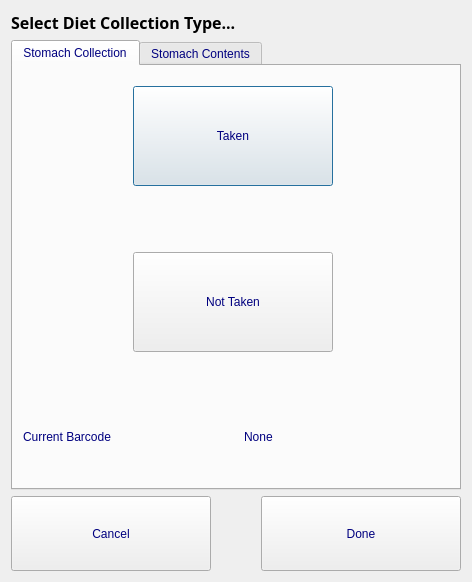
<?xml version="1.0" encoding="UTF-8"?>
<ui version="4.0">
 <class>Dialog</class>
 <widget class="QDialog" name="Dialog">
  <property name="geometry">
   <rect>
    <x>0</x>
    <y>0</y>
    <width>468</width>
    <height>579</height>
   </rect>
  </property>
  <property name="sizePolicy">
   <sizepolicy hsizetype="Expanding" vsizetype="Expanding">
    <horstretch>0</horstretch>
    <verstretch>0</verstretch>
   </sizepolicy>
  </property>
  <property name="windowTitle">
   <string>Stomachs</string>
  </property>
  <layout class="QVBoxLayout" name="verticalLayout_2">
   <item>
    <widget class="QLabel" name="label_2">
     <property name="font">
      <font>
       <family>Arial Black</family>
       <pointsize>12</pointsize>
       <weight>75</weight>
       <bold>true</bold>
      </font>
     </property>
     <property name="text">
      <string>Select Diet Collection Type...</string>
     </property>
    </widget>
   </item>
   <item>
    <widget class="QTabWidget" name="tw_stom_type">
     <property name="minimumSize">
      <size>
       <width>450</width>
       <height>450</height>
      </size>
     </property>
     <property name="maximumSize">
      <size>
       <width>450</width>
       <height>450</height>
      </size>
     </property>
     <property name="styleSheet">
      <string notr="true">color: rgb(0, 0, 127);
        font: 12pt &quot;Arial Black&quot;;</string>
     </property>
     <property name="currentIndex">
      <number>0</number>
     </property>
     <widget class="QWidget" name="collect">
      <attribute name="title">
       <string>Stomach Collection</string>
      </attribute>
      <widget class="QWidget" name="verticalLayoutWidget">
       <property name="geometry">
        <rect>
         <x>10</x>
         <y>20</y>
         <width>421</width>
         <height>371</height>
        </rect>
       </property>
       <layout class="QVBoxLayout" name="verticalLayout">
        <item alignment="Qt::AlignHCenter">
         <widget class="QPushButton" name="pb_taken">
          <property name="sizePolicy">
           <sizepolicy hsizetype="Minimum" vsizetype="Fixed">
            <horstretch>0</horstretch>
            <verstretch>0</verstretch>
           </sizepolicy>
          </property>
          <property name="minimumSize">
           <size>
            <width>200</width>
            <height>100</height>
           </size>
          </property>
          <property name="maximumSize">
           <size>
            <width>200</width>
            <height>100</height>
           </size>
          </property>
          <property name="text">
           <string>Taken</string>
          </property>
         </widget>
        </item>
        <item>
         <spacer name="verticalSpacer">
          <property name="sizePolicy">
           <sizepolicy hsizetype="Minimum" vsizetype="Fixed">
            <horstretch>0</horstretch>
            <verstretch>0</verstretch>
           </sizepolicy>
          </property>
          <property name="orientation">
           <enum>Qt::Vertical</enum>
          </property>
          <property name="sizeHint" stdset="0">
           <size>
            <width>20</width>
            <height>40</height>
           </size>
          </property>
         </spacer>
        </item>
        <item alignment="Qt::AlignHCenter">
         <widget class="QPushButton" name="pb_not_taken">
          <property name="sizePolicy">
           <sizepolicy hsizetype="Minimum" vsizetype="Fixed">
            <horstretch>0</horstretch>
            <verstretch>0</verstretch>
           </sizepolicy>
          </property>
          <property name="minimumSize">
           <size>
            <width>200</width>
            <height>100</height>
           </size>
          </property>
          <property name="maximumSize">
           <size>
            <width>200</width>
            <height>100</height>
           </size>
          </property>
          <property name="text">
           <string>Not Taken</string>
          </property>
         </widget>
        </item>
        <item>
         <spacer name="verticalSpacer_2">
          <property name="orientation">
           <enum>Qt::Vertical</enum>
          </property>
          <property name="sizeHint" stdset="0">
           <size>
            <width>20</width>
            <height>40</height>
           </size>
          </property>
         </spacer>
        </item>
        <item>
         <layout class="QHBoxLayout" name="horizontalLayout">
          <item>
           <widget class="QLabel" name="label_4">
            <property name="sizePolicy">
             <sizepolicy hsizetype="Expanding" vsizetype="Expanding">
              <horstretch>0</horstretch>
              <verstretch>0</verstretch>
             </sizepolicy>
            </property>
            <property name="minimumSize">
             <size>
              <width>150</width>
              <height>40</height>
             </size>
            </property>
            <property name="maximumSize">
             <size>
              <width>150</width>
              <height>40</height>
             </size>
            </property>
            <property name="styleSheet">
             <string notr="true">font: 10pt &quot;Arial Black&quot;;</string>
            </property>
            <property name="text">
             <string>Current Barcode</string>
            </property>
           </widget>
          </item>
          <item>
           <spacer name="horizontalSpacer">
            <property name="orientation">
             <enum>Qt::Horizontal</enum>
            </property>
            <property name="sizeHint" stdset="0">
             <size>
              <width>15</width>
              <height>20</height>
             </size>
            </property>
           </spacer>
          </item>
          <item>
           <widget class="QLabel" name="l_cur_code">
            <property name="sizePolicy">
             <sizepolicy hsizetype="Expanding" vsizetype="Expanding">
              <horstretch>0</horstretch>
              <verstretch>0</verstretch>
             </sizepolicy>
            </property>
            <property name="minimumSize">
             <size>
              <width>200</width>
              <height>20</height>
             </size>
            </property>
            <property name="maximumSize">
             <size>
              <width>200</width>
              <height>20</height>
             </size>
            </property>
            <property name="styleSheet">
             <string notr="true">font: 10pt &quot;Arial Black&quot;;</string>
            </property>
            <property name="text">
             <string>None</string>
            </property>
           </widget>
          </item>
         </layout>
        </item>
       </layout>
      </widget>
     </widget>
     <widget class="QWidget" name="contents">
      <attribute name="title">
       <string>Stomach Contents</string>
      </attribute>
      <widget class="QPushButton" name="pb_not_taken_2">
       <property name="geometry">
        <rect>
         <x>20</x>
         <y>10</y>
         <width>391</width>
         <height>61</height>
        </rect>
       </property>
       <property name="text">
        <string>Can't be sampled</string>
       </property>
      </widget>
      <widget class="QLabel" name="label">
       <property name="geometry">
        <rect>
         <x>305</x>
         <y>180</y>
         <width>51</width>
         <height>21</height>
        </rect>
       </property>
       <property name="styleSheet">
        <string notr="true">font: 8pt &quot;Arial Black&quot;;</string>
       </property>
       <property name="text">
        <string>Volume</string>
       </property>
      </widget>
      <widget class="QWidget" name="layoutWidget">
       <property name="geometry">
        <rect>
         <x>40</x>
         <y>200</y>
         <width>337</width>
         <height>152</height>
        </rect>
       </property>
       <layout class="QGridLayout" name="gridLayout">
        <property name="spacing">
         <number>0</number>
        </property>
        <item row="0" column="3">
         <widget class="QPushButton" name="pb_code_1">
          <property name="enabled">
           <bool>true</bool>
          </property>
          <property name="minimumSize">
           <size>
            <width>10</width>
            <height>30</height>
           </size>
          </property>
          <property name="maximumSize">
           <size>
            <width>10</width>
            <height>30</height>
           </size>
          </property>
          <property name="styleSheet">
           <string notr="true">background-color: rgb(255, 255, 255);</string>
          </property>
          <property name="text">
           <string>sp_code</string>
          </property>
         </widget>
        </item>
        <item row="1" column="0">
         <widget class="QPushButton" name="pb_sp_2">
          <property name="minimumSize">
           <size>
            <width>250</width>
            <height>50</height>
           </size>
          </property>
          <property name="maximumSize">
           <size>
            <width>250</width>
            <height>50</height>
           </size>
          </property>
          <property name="text">
           <string>Species 2</string>
          </property>
         </widget>
        </item>
        <item row="0" column="0">
         <widget class="QPushButton" name="pb_sp_1">
          <property name="minimumSize">
           <size>
            <width>250</width>
            <height>50</height>
           </size>
          </property>
          <property name="maximumSize">
           <size>
            <width>250</width>
            <height>50</height>
           </size>
          </property>
          <property name="text">
           <string>Species 1</string>
          </property>
         </widget>
        </item>
        <item row="2" column="2">
         <widget class="QPushButton" name="pb_vol_3">
          <property name="minimumSize">
           <size>
            <width>75</width>
            <height>50</height>
           </size>
          </property>
          <property name="maximumSize">
           <size>
            <width>75</width>
            <height>50</height>
           </size>
          </property>
          <property name="styleSheet">
           <string notr="true">background-color: rgb(255, 255, 255);</string>
          </property>
          <property name="text">
           <string>Vol 3</string>
          </property>
         </widget>
        </item>
        <item row="1" column="2">
         <widget class="QPushButton" name="pb_vol_2">
          <property name="minimumSize">
           <size>
            <width>75</width>
            <height>50</height>
           </size>
          </property>
          <property name="maximumSize">
           <size>
            <width>75</width>
            <height>50</height>
           </size>
          </property>
          <property name="styleSheet">
           <string notr="true">background-color: rgb(255, 255, 255);</string>
          </property>
          <property name="text">
           <string>Vol 2</string>
          </property>
         </widget>
        </item>
        <item row="0" column="2">
         <widget class="QPushButton" name="pb_vol_1">
          <property name="minimumSize">
           <size>
            <width>75</width>
            <height>50</height>
           </size>
          </property>
          <property name="maximumSize">
           <size>
            <width>75</width>
            <height>50</height>
           </size>
          </property>
          <property name="styleSheet">
           <string notr="true">background-color: rgb(255, 255, 255);</string>
          </property>
          <property name="text">
           <string>Vol 1</string>
          </property>
         </widget>
        </item>
        <item row="2" column="3">
         <widget class="QPushButton" name="pb_code_3">
          <property name="enabled">
           <bool>true</bool>
          </property>
          <property name="minimumSize">
           <size>
            <width>10</width>
            <height>30</height>
           </size>
          </property>
          <property name="maximumSize">
           <size>
            <width>10</width>
            <height>30</height>
           </size>
          </property>
          <property name="styleSheet">
           <string notr="true">background-color: rgb(255, 255, 255);</string>
          </property>
          <property name="text">
           <string>sp_code</string>
          </property>
         </widget>
        </item>
        <item row="1" column="3">
         <widget class="QPushButton" name="pb_code_2">
          <property name="enabled">
           <bool>true</bool>
          </property>
          <property name="minimumSize">
           <size>
            <width>10</width>
            <height>30</height>
           </size>
          </property>
          <property name="maximumSize">
           <size>
            <width>10</width>
            <height>30</height>
           </size>
          </property>
          <property name="styleSheet">
           <string notr="true">background-color: rgb(255, 255, 255);</string>
          </property>
          <property name="text">
           <string>sp_code</string>
          </property>
         </widget>
        </item>
        <item row="2" column="0">
         <widget class="QPushButton" name="pb_sp_3">
          <property name="minimumSize">
           <size>
            <width>250</width>
            <height>50</height>
           </size>
          </property>
          <property name="maximumSize">
           <size>
            <width>250</width>
            <height>50</height>
           </size>
          </property>
          <property name="text">
           <string>Species 3</string>
          </property>
         </widget>
        </item>
       </layout>
      </widget>
      <widget class="QWidget" name="layoutWidget">
       <property name="geometry">
        <rect>
         <x>10</x>
         <y>80</y>
         <width>421</width>
         <height>94</height>
        </rect>
       </property>
       <layout class="QHBoxLayout" name="horizontalLayout_3">
        <item>
         <widget class="QLabel" name="label_3">
          <property name="minimumSize">
           <size>
            <width>150</width>
            <height>50</height>
           </size>
          </property>
          <property name="maximumSize">
           <size>
            <width>150</width>
            <height>50</height>
           </size>
          </property>
          <property name="styleSheet">
           <string notr="true">font: 10pt &quot;Arial Black&quot;;</string>
          </property>
          <property name="text">
           <string>Overall Weight</string>
          </property>
         </widget>
        </item>
        <item>
         <spacer name="horizontalSpacer_3">
          <property name="orientation">
           <enum>Qt::Horizontal</enum>
          </property>
          <property name="sizeHint" stdset="0">
           <size>
            <width>40</width>
            <height>20</height>
           </size>
          </property>
         </spacer>
        </item>
        <item>
         <widget class="QPushButton" name="pb_overall">
          <property name="minimumSize">
           <size>
            <width>250</width>
            <height>50</height>
           </size>
          </property>
          <property name="maximumSize">
           <size>
            <width>250</width>
            <height>50</height>
           </size>
          </property>
          <property name="styleSheet">
           <string notr="true">background-color: rgb(255, 255, 255);</string>
          </property>
          <property name="text">
           <string>Overall Weight</string>
          </property>
         </widget>
        </item>
       </layout>
      </widget>
     </widget>
    </widget>
   </item>
   <item>
    <layout class="QHBoxLayout" name="horizontalLayout_2">
     <item>
      <widget class="QPushButton" name="pb_cancel">
       <property name="sizePolicy">
        <sizepolicy hsizetype="Minimum" vsizetype="Fixed">
         <horstretch>0</horstretch>
         <verstretch>0</verstretch>
        </sizepolicy>
       </property>
       <property name="minimumSize">
        <size>
         <width>200</width>
         <height>75</height>
        </size>
       </property>
       <property name="maximumSize">
        <size>
         <width>200</width>
         <height>75</height>
        </size>
       </property>
       <property name="styleSheet">
        <string notr="true">color: rgb(0, 0, 127);
font: 12pt &quot;Arial Black&quot;;</string>
       </property>
       <property name="text">
        <string>Cancel</string>
       </property>
      </widget>
     </item>
     <item>
      <spacer name="horizontalSpacer_2">
       <property name="orientation">
        <enum>Qt::Horizontal</enum>
       </property>
       <property name="sizeHint" stdset="0">
        <size>
         <width>40</width>
         <height>20</height>
        </size>
       </property>
      </spacer>
     </item>
     <item>
      <widget class="QPushButton" name="pb_done">
       <property name="minimumSize">
        <size>
         <width>200</width>
         <height>75</height>
        </size>
       </property>
       <property name="maximumSize">
        <size>
         <width>200</width>
         <height>75</height>
        </size>
       </property>
       <property name="styleSheet">
        <string notr="true">color: rgb(0, 0, 127);
font: 12pt &quot;Arial Black&quot;;</string>
       </property>
       <property name="text">
        <string>Done</string>
       </property>
      </widget>
     </item>
    </layout>
   </item>
  </layout>
 </widget>
 <resources/>
 <connections/>
</ui>
